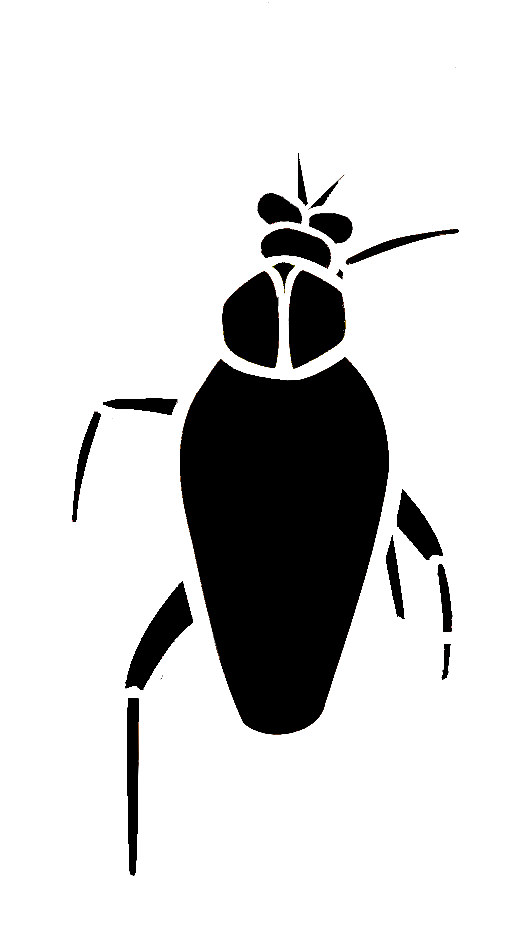
#> input picture assets/reference/bug_compare/legacy/01.png, 513 x 930 px
$ python generate_bug_walk_from_01.py
#> lines starting #> are read from the running program, lines starting #| are printed output that depends on the picture; after the words box and inside, x2 and y2 are one past the last pixel; in counts of white or black regions, pixels touching at a corner belong together
#!/usr/bin/env python3
"""
Build bug walk frames 01-10 from locked frame 01 (legacy art),
using mesh warp for leg scuttle + body bob. Writes comparison assets.
"""
from __future__ import annotations

import math
from pathlib import Path

import numpy as np
from PIL import Image, ImageDraw

ROOT = Path(__file__).resolve().parents[1]
LEGACY = ROOT / "assets" / "reference" / "bug_compare" / "legacy"
OUT = ROOT / "assets" / "reference" / "bug_compare" / "generated"
COMPARE = ROOT / "assets" / "reference" / "bug_compare"
OUT.mkdir(parents=True, exist_ok=True)

TARGET_W, TARGET_H = 620, 787
FEET_Y = 755
CENTER_X = TARGET_W // 2


def find_content_bbox(im: Image.Image, threshold: int = 16):
    if im.mode != "RGBA":
        im = im.convert("RGBA")
    arr = np.asarray(im)
    a = arr[:, :, 3]
    rgb = arr[:, :, :3].astype(np.int32).sum(axis=2)
    mask = (a > 8) & (rgb > threshold * 3)
    ys, xs = np.where(mask)
    if len(xs) == 0:
        return None
    return int(xs.min()), int(ys.min()), int(xs.max()) + 1, int(ys.max()) + 1


def find_feet_y(im: Image.Image, bbox):
    arr = np.asarray(im.convert("RGBA"))
    minx, miny, maxx, maxy = bbox
    for y in range(maxy - 1, miny - 1, -1):
        row = arr[y, minx:maxx]
        bright = (row[:, 3] > 10) & (row[:, :3].sum(axis=1) > 180)
        if bright.sum() >= 3:
            return y
    return maxy - 5


def to_canvas(im: Image.Image) -> Image.Image:
    im = im.convert("RGBA")
    bbox = find_content_bbox(im)
    if not bbox:
        return Image.new("RGBA", (TARGET_W, TARGET_H), (0, 0, 0, 0))
    minx, miny, maxx, maxy = bbox
    feet_row = find_feet_y(im, bbox)
    margin = 8
    crop = im.crop(
        (
            max(0, minx - margin),
            max(0, miny - margin),
            min(im.width, maxx + margin),
            min(im.height, maxy + margin),
        )
    )
    target_content_h = 680
    scale = target_content_h / max(1, crop.height)
    if crop.width * scale > 560:
        scale = 560 / max(1, crop.width)
    new_w = max(1, int(round(crop.width * scale)))
    new_h = max(1, int(round(crop.height * scale)))
    resized = crop.resize((new_w, new_h), Image.LANCZOS)
    canvas = Image.new("RGBA", (TARGET_W, TARGET_H), (0, 0, 0, 0))
    feet_offset_in_crop = feet_row - miny + margin
    scaled_feet = int(round(feet_offset_in_crop * scale))
    dst_y = FEET_Y - scaled_feet
    dst_x = CENTER_X - new_w // 2
    canvas.paste(resized, (dst_x, dst_y), resized)
    return canvas


def mesh_warp(im: Image.Image, frame_i: int, n_frames: int = 10) -> Image.Image:
    im = im.convert("RGBA")
    w, h = im.size
    cols, rows = 24, 32
    phase = 2 * math.pi * frame_i / n_frames
    contact = 0.5 * (1 + math.cos(2 * phase))
    amp = 1.0 - 0.55 * contact

    src_xs = np.linspace(0, w - 1, cols)
    src_ys = np.linspace(0, h - 1, rows)
    dst = np.zeros((rows, cols, 2), dtype=np.float64)
    cx = (w - 1) / 2.0

    for r in range(rows):
        ty = r / (rows - 1)
        for c in range(cols):
            tx = c / (cols - 1)
            x = src_xs[c]
            y = src_ys[r]

            bob = math.sin(phase) * 10 * amp + math.sin(2 * phase) * 3 * amp
            sway = math.sin(phase) * 8 * amp * (0.3 + 0.7 * (1 - ty))

            leg = max(0.0, (ty - 0.55) / 0.45)
            side = (tx - 0.5) * 2
            leg_swing = math.sin(phase + side * 0.9) * 22 * leg * amp
            leg_lift = max(0.0, math.sin(phase + side * 0.9 + math.pi / 2)) * 16 * leg * amp

            squash_y = math.sin(2 * phase) * 6 * amp * (1 - abs(tx - 0.5) * 0.5)
            head = max(0.0, 1.0 - ty / 0.22) if ty < 0.22 else 0.0
            ant = math.sin(phase * 1.7) * 10 * head * amp

            nx = x + sway + leg_swing + ant
            ny = y + bob - leg_lift + squash_y
            lean = math.sin(phase) * 0.04 * amp
            nx = cx + (nx - cx) * (1 + lean * (1 - ty) * 0.5) + lean * (h - y) * 0.15

            dst[r, c, 0] = nx
            dst[r, c, 1] = ny

    src_arr = np.asarray(im).astype(np.float64)

    try:
        from scipy.interpolate import griddata

        points = dst.reshape(-1, 2)
        values_x = np.repeat(src_xs[None, :], rows, axis=0).reshape(-1)
        values_y = np.repeat(src_ys[:, None], cols, axis=1).reshape(-1)
        grid_x, grid_y = np.meshgrid(np.arange(w), np.arange(h))
        src_x = griddata(points, values_x, (grid_x, grid_y), method="linear", fill_value=-1)
        src_y = griddata(points, values_y, (grid_x, grid_y), method="linear", fill_value=-1)
        mask = src_x < 0
        if mask.any():
            sx_n = griddata(points, values_x, (grid_x, grid_y), method="nearest")
            sy_n = griddata(points, values_y, (grid_x, grid_y), method="nearest")
            src_x = np.where(mask, sx_n, src_x)
            src_y = np.where(mask, sy_n, src_y)

        x0 = np.floor(src_x).astype(int)
        y0 = np.floor(src_y).astype(int)
        x1 = np.clip(x0 + 1, 0, w - 1)
        y1 = np.clip(y0 + 1, 0, h - 1)
        x0 = np.clip(x0, 0, w - 1)
        y0 = np.clip(y0, 0, h - 1)
        fx = (src_x - np.floor(src_x))[..., None]
        fy = (src_y - np.floor(src_y))[..., None]
        Ia = src_arr[y0, x0]
        Ib = src_arr[y0, x1]
        Ic = src_arr[y1, x0]
        Id = src_arr[y1, x1]
        out_arr = (
            Ia * (1 - fx) * (1 - fy)
            + Ib * fx * (1 - fy)
            + Ic * (1 - fx) * fy
            + Id * fx * fy
        )
        out_arr = np.clip(out_arr, 0, 255).astype(np.uint8)
        return Image.fromarray(out_arr, "RGBA")
    except ImportError:
        bob = int(round(math.sin(phase) * 12 * amp))
        shear = math.sin(phase) * 0.08 * amp
        cy = h / 2
        a, b, c = 1, shear, -shear * cy
        d, e, f = 0, 1, bob
        warped = im.transform(im.size, Image.AFFINE, (a, b, c, d, e, f), resample=Image.BICUBIC)
        arr = np.asarray(warped).copy()
        for y in range(int(h * 0.5), h):
            t = (y - h * 0.5) / (h * 0.5)
            shift = int(round(math.sin(phase + y * 0.05) * 14 * t * amp))
            if shift == 0:
                continue
            arr[y] = np.roll(arr[y], shift, axis=0)
            if shift > 0:
                arr[y, :shift] = 0
            else:
                arr[y, shift:] = 0
        return Image.fromarray(arr, "RGBA")


def make_gif(frames: list[Image.Image], path: Path, fps: int = 12) -> None:
    gif_frames = []
    for fr in frames:
        bg = Image.new("RGBA", fr.size, (8, 8, 8, 255))
        bg.alpha_composite(fr)
        gif_frames.append(bg.convert("P", palette=Image.ADAPTIVE, colors=64))
    gif_frames[0].save(
        path,
        save_all=True,
        append_images=gif_frames[1:],
        duration=int(1000 / fps),
        loop=0,
        disposal=2,
    )


def make_strip(frames: list[Image.Image], path: Path) -> None:
    gap = 4
    cell_w = 120
    cell_h = int(cell_w * TARGET_H / TARGET_W)
    canvas = Image.new("RGBA", (cell_w * 10 + gap * 9 + 20, cell_h + 40), (8, 8, 8, 255))
    draw = ImageDraw.Draw(canvas)
    for i, fr in enumerate(frames):
        thumb = fr.resize((cell_w, cell_h), Image.LANCZOS)
        x = 10 + i * (cell_w + gap)
        canvas.paste(thumb, (x, 28), thumb)
        draw.text((x + 4, 8), f"{i + 1:02d}", fill=(180, 180, 180, 255))
    canvas.save(path)


def main() -> None:
    base = to_canvas(Image.open(LEGACY / "01.png"))
#> in to_canvas, im is the input picture: PIL image 513x930 RGBA; mean R, G, B, A 52, 51.9, 51.9, 67.5
#> in find_content_bbox, `rgb = arr[:, :, :3].astype(np.int32).sum(axis=2)`: rgb: shape (930, 513) int64; 375 distinct labels, from 0 to 765
#> in find_content_bbox, `mask = (a > 8) & (rgb > threshold * 3)`:
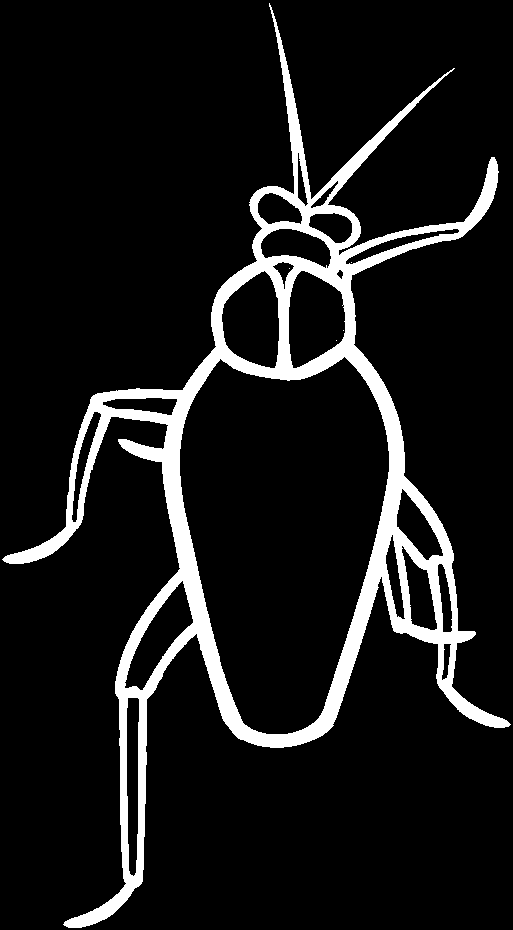
#> mask: shape (930, 513) bool; 9.7% white; 5 white regions (4 under 20 px), largest, box (x1, y1, x2, y2) and area: (2, 3, 511, 928) 46250
#> in to_canvas, `bbox = find_content_bbox(im)`: bbox = (2, 3, 511, 928)
#> in to_canvas, `minx, miny, maxx, maxy = bbox`: minx = 2; miny = 3; maxx = 511; maxy = 928
#> in find_feet_y, `minx, miny, maxx, maxy = bbox`: minx = 2; miny = 3; maxx = 511; maxy = 928
#> in to_canvas, `feet_row = find_feet_y(im, bbox)`: feet_row = 927
#> in to_canvas, `canvas = Image.new("RGBA", (TARGET_W, TARGET_H), (0, 0, 0, 0))`: canvas: PIL image 620x787 RGBA; every value is 0
#> in to_canvas, `feet_offset_in_crop = feet_row - miny + margin`: feet_offset_in_crop = 932
#> in to_canvas, `scaled_feet = int(round(feet_offset_in_crop * scale))`: scaled_feet = 681
#> in to_canvas, `dst_y = FEET_Y - scaled_feet`: dst_y = 74

    frames: list[Image.Image] = []
    for i in range(10):
        if i == 0:
            fr = base.copy()
        else:
            fr = to_canvas(mesh_warp(base, i, 10))
        path = OUT / f"{i + 1:02d}.png"
        fr.save(path)
        frames.append(fr)
        print("wrote", path)
#> this loop made 10 passes
#> (feet_row in to_canvas, feet_offset_in_crop in to_canvas, scaled_feet in to_canvas, dst_y in to_canvas) on passes 2 to 10: (752, 675, 671, 84), (757, 675, 671, 84), (756, 684, 671, 84), (751, 685, 671, 84), (752, 684, 671, 84), (753, 684, 670, 85), (748, 684, 671, 84), (738, 684, 670, 85), (738, 679, 670, 85)
#> after the loop, frames = 10 items

    make_gif(frames, COMPARE / "generated_walk.gif")
#> the loop in make_gif, `for fr in frames:` made 10 passes
#> after the loop in make_gif, `for fr in frames:`:
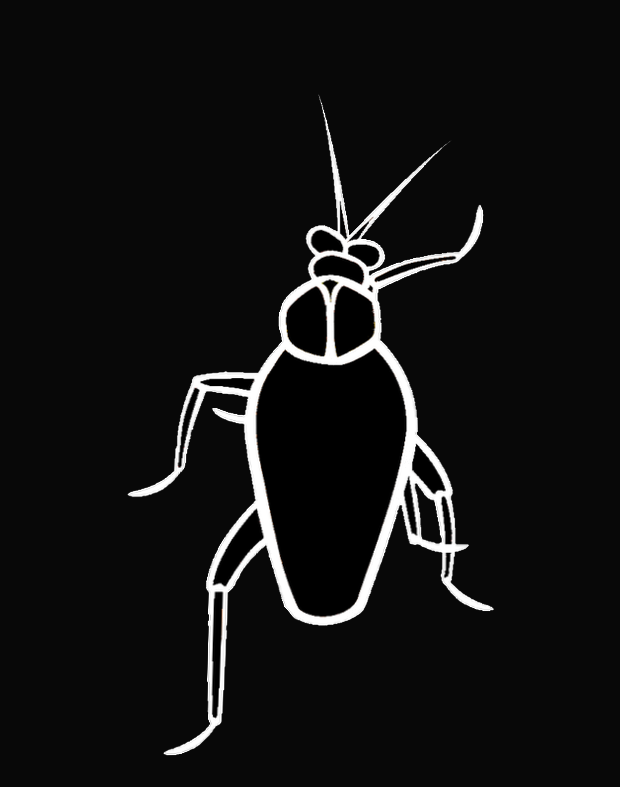
#> bg: PIL image 620x787 RGBA; mean R, G, B, A 18, 18, 18, 255
    print("gif", COMPARE / "generated_walk.gif")

    leg_list = [to_canvas(Image.open(LEGACY / f"{i:02d}.png")) for i in range(1, 11)]
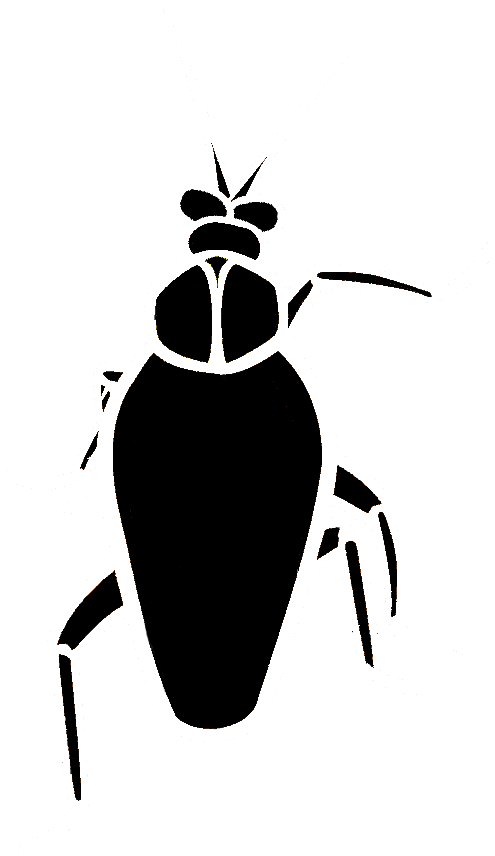
#> input picture assets/reference/bug_compare/legacy/02.png, 495 x 856 px
#> in to_canvas, im is the input picture: PIL image 495x856 RGBA; mean R, G, B, A 58.7, 58.5, 58.4, 74.5
#> in find_content_bbox (call 12), `rgb = arr[:, :, :3].astype(np.int32).sum(axis=2)`: rgb: shape (856, 495) int64; 411 distinct labels, from 0 to 765
#> in find_content_bbox (call 12), `mask = (a > 8) & (rgb > threshold * 3)`: mask: shape (856, 495) bool; 10.7% white; 28 white regions (27 under 20 px), largest, box (x1, y1, x2, y2) and area: (2, 2, 493, 854) 45398
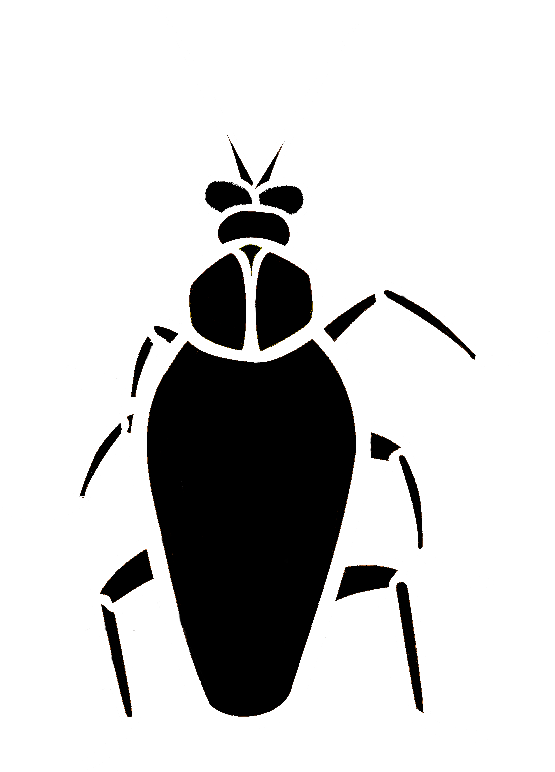
#> input picture assets/reference/bug_compare/legacy/03.png, 555 x 772 px
#> in to_canvas, im is the input picture: PIL image 555x772 RGBA; mean R, G, B, A 64.1, 64, 63.8, 74.9
#> in find_content_bbox (call 13), `rgb = arr[:, :, :3].astype(np.int32).sum(axis=2)`: rgb: shape (772, 555) int64; 467 distinct labels, from 0 to 765
#> in find_content_bbox (call 13), `mask = (a > 8) & (rgb > threshold * 3)`: mask: shape (772, 555) bool; 11.1% white; 20 white regions (19 under 20 px), largest, box (x1, y1, x2, y2) and area: (2, 2, 553, 770) 47729
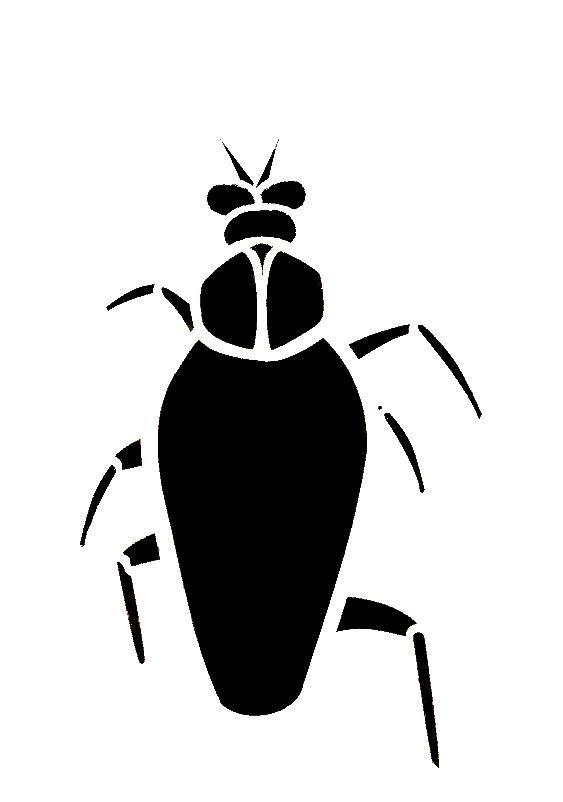
#> input picture assets/reference/bug_compare/legacy/04.png, 563 x 802 px
#> in to_canvas, im is the input picture: PIL image 563x802 RGBA; mean R, G, B, A 62.9, 62.8, 62.7, 70.9
#> in find_content_bbox (call 14), `rgb = arr[:, :, :3].astype(np.int32).sum(axis=2)`: rgb: shape (802, 563) int64; 425 distinct labels, from 0 to 765
#> in find_content_bbox (call 14), `mask = (a > 8) & (rgb > threshold * 3)`:
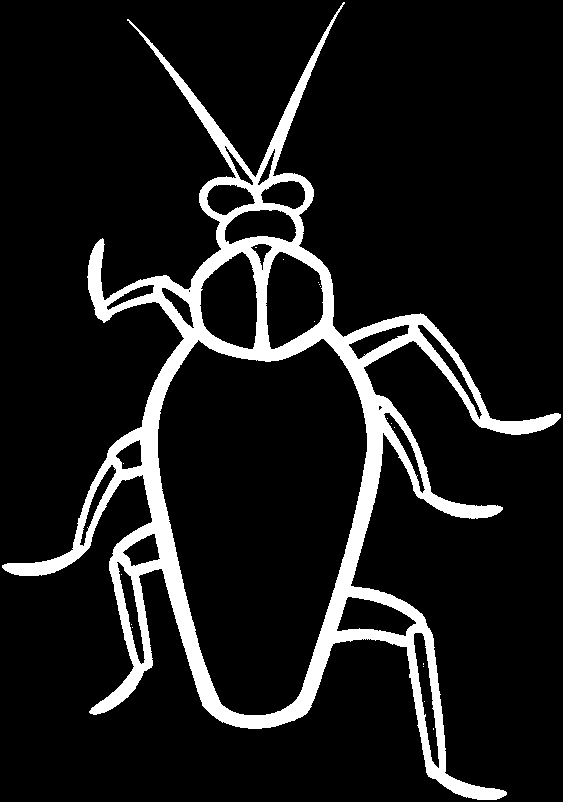
#> mask: shape (802, 563) bool; 10.5% white; 18 white regions (17 under 20 px), largest, box (x1, y1, x2, y2) and area: (2, 2, 561, 800) 47294
#> in to_canvas (call 14), `bbox = find_content_bbox(im)`: bbox = (2, 2, 561, 800)
#> in to_canvas (call 14), `minx, miny, maxx, maxy = bbox`: maxx = 561; maxy = 800
#> in to_canvas (call 14), `feet_row = find_feet_y(im, bbox)`: feet_row = 799
#> in to_canvas (call 14), `feet_offset_in_crop = feet_row - miny + margin`: feet_offset_in_crop = 805
#> in to_canvas (call 14), `canvas.paste(resized, (dst_x, dst_y), resized)`:
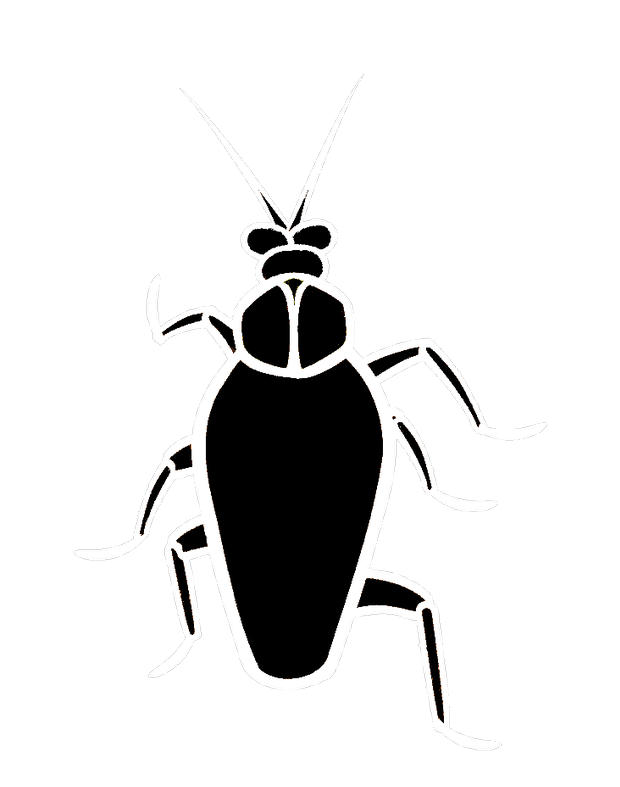
#> canvas: PIL image 620x787 RGBA; mean R, G, B, A 17.3, 17.2, 17.2, 46.7; transparent parts drawn white
    make_gif(leg_list, COMPARE / "legacy_walk.gif")
    print("gif", COMPARE / "legacy_walk.gif")

    make_strip(frames, COMPARE / "generated_strip.png")
    make_strip(leg_list, COMPARE / "legacy_strip.png")

    a = Image.open(COMPARE / "legacy_strip.png").convert("RGBA")
    b = Image.open(COMPARE / "generated_strip.png").convert("RGBA")
    w = max(a.width, b.width)
    h = a.height + b.height + 50
    big = Image.new("RGBA", (w, h), (8, 8, 8, 255))
    draw = ImageDraw.Draw(big)
    draw.text((10, 8), "LEGACY (current)", fill=(220, 220, 220, 255))
    big.paste(a, (0, 24), a)
    draw.text((10, a.height + 28), "GENERATED from 01 (mesh walk)", fill=(220, 220, 220, 255))
    big.paste(b, (0, a.height + 44), b)
    big_path = COMPARE / "legacy_vs_generated_strips.png"
    big.save(big_path)
    print("compare", big_path)
    print("DONE")


if __name__ == "__main__":
#> (the run stopped early here; a loop or call above may not have finished)
